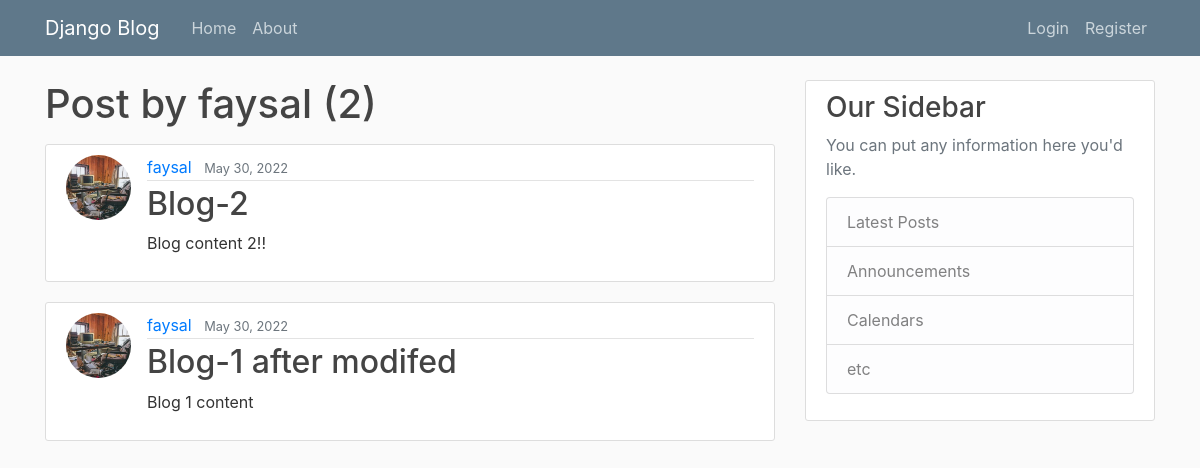
/user/faysal, run on an earlier commit of the app's database.
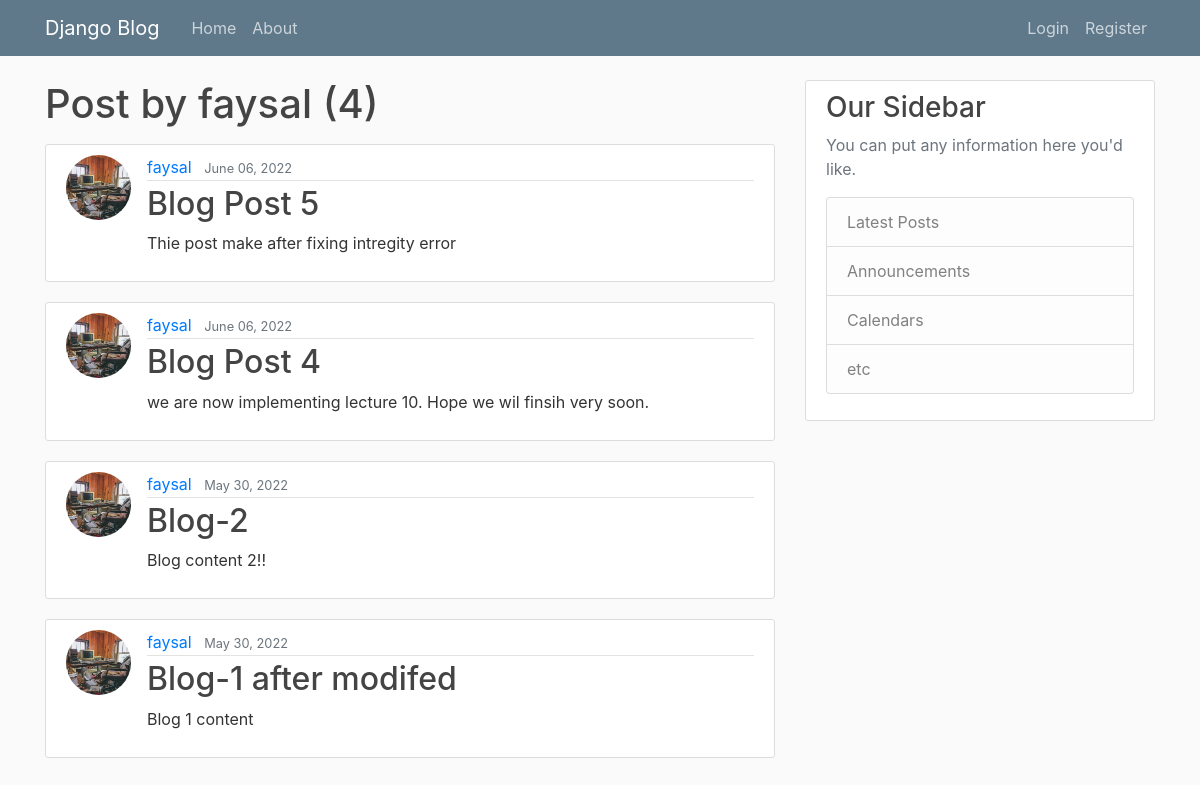
And on a later commit of the database.
### myApp/models.py (models this page shows, shortened)
class Post(models.Model):
    title = models.CharField(max_length=100)
    content = models.TextField()
    date_posted = models.DateTimeField(default=timezone.now)
    author = models.ForeignKey(User, on_delete=models.CASCADE)

### users/models.py (models this page shows, shortened)
class Profile(models.Model):
    user = models.OneToOneField(User, on_delete=models.CASCADE)
    image = models.ImageField(default='default.jpg', upload_to='profile_pics')

### myApp/views.py (the view)
# urls.py: path('user/<str:username>', UserPostListView.as_view(), name="user-posts"),
class UserPostListView(ListView):
    model = Post
    template_name = 'myApp/user_posts.html'
    context_object_name = 'posts'
    paginate_by = 5
    def get_queryset(self):
        user = get_object_or_404(User, username=self.kwargs.get('username'))
        return Post.objects.filter(author=user).order_by('-date_posted')

### myApp/templates/myApp/user_posts.html (shortened to what this page needs)
    {% extends "myApp/base.html" %}
    {% block content %}
    <h1 class="mb-3" >Post by {{ view.kwargs.username }} ({{ page_obj.paginator.count }}) </h1>
        {% for post in posts %}
            <article class="media content-section">
                <img class="rounded-circle article-img" src="{{ post.author.profile.image.url }}" alt="">
                  <div class="media-body">
                    <div class="article-metadata">
                      <a class="mr-2" href="{% url 'user-posts' post.author.username %}">{{ post.author }}</a>
                      <small class="text-muted">{{ post.date_posted|date:"F d, Y" }}</small>
                    </div>
                    <h2><a class="article-title" href="{% url 'post-detail' post.id %}">{{ post.title }}</a></h2>
                    <p class="article-content">{{ post.content }}</p>
                  </div>
            </article>
        {% endfor %}
    {% endblock content %}

What changed in the data, as far as the page shows it:
added Post: author.profile.image (picture), author "faysal", date_posted "June 06, 2022", title "Blog Post 5", content "Thie post make after fixing intregity error"
added Post: author.profile.image (picture), author "faysal", date_posted "June 06, 2022", title "Blog Post 4", content "we are now implementing lecture 10. Hope we wil finsih very soon."
Also different on the page:
{{ page_obj.paginator.count }}: "2" → "4"
